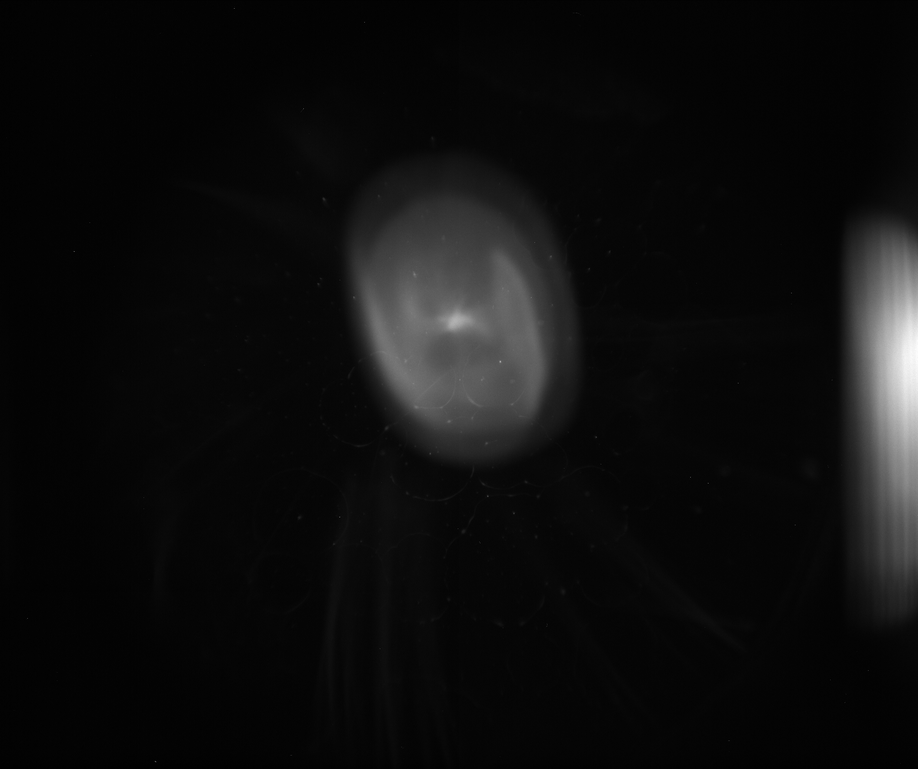
#> input picture data_samples/X101_img_0.png, 918 x 769 px, shrunk from 2448 x 2050 before the run; its folder holds 6 pictures in this run
$ python ImageAnalysisCtrRm2.py
#> lines starting #> are read from the running program, lines starting #| are printed output that depends on the picture; long printed decimals are rounded
### ImageTool.py
'''
  ImageTool.py
  description: set of functions to analyze picture from OTR/YAG viewers
  w. computation of statistical correlation matrix on the x,y beam distribution,
  Gaussian fit, etc...
  originated: P. Piot (PP), June 2015
  changes:
  - PP, 03/19/2019: some skimage feature disabled due to imcompatibility with npy 1.16,
                    fixed bug in image centering in DisplayCalImage.
		    TODO: need introduce a calibration function
  - AH, 03/15/2016: added peak normalization, and MonteCarlo functions (AH= A. Halavanau)
  - PP, 11/18/2015: merged different version + added comments on all functions
  - PP, 11/21/2015: added Kyle Capobianco-Hogan's rms calculations
'''
import numpy as np
import pylab as pyl
import matplotlib.pyplot as plt
#import pydefaults
import matplotlib.cm as cm
from matplotlib.colors import LinearSegmentedColormap
import scipy.optimize
import math
import scipy.stats
from scipy import ndimage
from cosmetics import *
from scipy import ndimage
# from skimage import feature #pp broken with numpy1.16 jan2019
# from skimage import measure #pp broken with numpy1.16 jan2019
from matplotlib.widgets import RectangleSelector

#from skimage.filters import sobel


'''
  define a beam-density friendly color map
'''

global debug

debug=1

def Load(filename):
     '''
       load an image stored in filename are return as a numpy object
     '''
     return(pyl.imread(filename))


# [117 lines left out: functions LoadAWA, ImageCenter, AutoCrop, MouseCrop, CannyCrop, DesInterlace, not called in this run]


def RemoveEdge(MyImage, edgesize):
     '''
       do a square (if possible) crop around the image center (defined as the area with
       maximum intensity)
     '''
     MyShape=np.shape(MyImage)
     return(MyImage[edgesize:MyShape[0]-edgesize,edgesize:MyShape[1]-edgesize ])


def Crop(MyImage, center, hbbox):
     '''
       do a crop around the point with coordinates center[0], center[1] with box size
       hbbox[0]*2 hbbox[1]*2

     '''
     shapec=np.shape(MyImage)
     minx=max(center[1]-hbbox[1],0)
     maxx=min(center[1]+hbbox[1],shapec[1])
     miny=max(center[0]-hbbox[0],0)
     maxy=min(center[0]+hbbox[0],shapec[0])

     if debug==1:
        print('-------------Crop()----------')
        print(center)
        print(hbbox)
        print(minx)
        print(maxx)
        print(miny)
        print(maxy)
        print('-----------------------------')

#     return(MyImage[center[1]-hbbox[1]:center[1]+hbbox[1], \
#                    center[0]-hbbox[0]:center[0]+hbbox[0]])
     return(MyImage[int(minx):int(maxx),int(miny):int(maxy)])


def DisplayImage(MyImage):
     '''
       do a crop around the image center (defined as the area with
       maximum intensity)
     '''
     plt.imshow(MyImage, aspect='auto', cmap=beam_map,origin='lower')
     plt.colorbar()
     return()


# [59 lines left out: functions Threshold, center_and_ROI, removebackground, DisplayCalibrated, not called in this run]
#     plt.colorbar()


def GetImageProjection(MyImage, cal):
     '''
       Return the horizontal and vertical projection
       cal is in um/pixel and assumed to be the same in both directions
     '''

     if debug==1:
        print('GetImageProjection shape', np.shape(MyImage))
     indexXmax=np.argmax(np.sum(MyImage,0))
     indexYmax=np.argmax(np.sum(MyImage,1))

     ImShape=np.shape(MyImage)

     calx=cal
     caly=cal


     xhist = np.sum(MyImage,0)
     yhist = np.sum(MyImage,1)

     xcoord = np.linspace(0,len(xhist),len(xhist))*calx
     ycoord = np.linspace(0,len(yhist),len(yhist))*caly

     return(xhist,yhist,xcoord,ycoord)


# [27 lines left out: function GetImageProjectionCal, not called in this run]

def DisplayCalibratedProj(MyImage, cal, fudge, center=None):
     '''
       Display a picture with superimposed histogram of the image
       return the projections (PP 4/16/19)
     '''

     print('image size:', np.shape(MyImage))
     if (center==None):
        indexXmax=np.argmax(np.sum(MyImage,0))
        indexYmax=np.argmax(np.sum(MyImage,1))
     else:
         px, py, xx, yy = GetImageProjection(MyImage, 1)
         indexXmax=np.sum(px*xx)/np.sum(px)
         indexYmax=np.sum(py*yy)/np.sum(py)
         print ("centers=", indexXmax, indexYmax)
     ImShape=np.shape(MyImage)
     calx=cal
     caly=cal

     xmin=calx*(0.-indexXmax)
     xmax=calx*(ImShape[1]-indexXmax)
     ymin=caly*(0.-indexYmax)
     ymax=caly*(ImShape[0]-indexYmax)

     xhist = np.sum(MyImage,0)/np.max(np.sum(MyImage,0))
     yhist = np.sum(MyImage,1)/np.max(np.sum(MyImage,1))

     xcoord = xmin+np.linspace(0,1,len(xhist))*(xmax-xmin)
     xhist  = ymin+ fudge*(ymax-ymin)*xhist
     ycoord = ymin+np.linspace(0,1,len(yhist))*(ymax-ymin)
     yhist  = xmin+ fudge*(xmax-xmin)*yhist

#     print ImShape
#     print indexXmax, indexYmax
     print(xmin, xmax, ymin, ymax)

     plt.imshow(MyImage, aspect='auto', cmap=beam_map,origin='lower',extent=[xmin, xmax, ymin, ymax])
     plt.plot(xcoord,xhist,color='C0',linewidth=2)
     plt.plot(yhist, ycoord,color='C1',linewidth=2)
     plt.ylim(ymin, ymax)
     plt.xlim(xmin, xmax)
#     plt.colorbar()
     return(xcoord, np.sum(MyImage,0)/np.max(np.sum(MyImage,0)), ycoord, np.sum(MyImage,1)/np.max(np.sum(MyImage,1)))


# [94 lines left out: functions DisplayCalibratedHorProj, Normalize, MonteCarloXY, not called in this run]


def FitProfile(projection, axiscoord):
     '''
       Fit the projection to a function dg()
     '''
     xhist = projection
     xaxis = axiscoord
     indexXmax=xaxis[np.argmax(xhist)]
     bkg = np.mean(xhist[0:10])
     Xmax = np.max(xhist)
     p0x  = [indexXmax,Xmax, 1.,bkg]
     print(Xmax, indexXmax, bkg)
     ErrorFunc = lambda p0x,xaxis,xhist: dg(xaxis,p0x)-xhist
     p2,success = scipy.optimize.leastsq(ErrorFunc, p0x[:], args=(xaxis,xhist))

     return(p2)


def dg(x,p0):
     '''
       Gaussian distribution used in the fitprofile function
     '''
     rv=np.zeros(len(x))
     for i in range(len(x)):
         rv[i]=p0[3]+p0[1]*math.exp(-(x[i]-p0[0])*(x[i]-p0[0])/2/p0[2]/p0[2])
     return rv


def stats1d(x, f):
    '''
       define moments of x associated to f(x)
       modified (vectorized + simplified) from Kyle's
    '''
    F0 = sum(f[:])
    F1 = sum(x[:] * f[:])
    F2 = sum(x[:]**2 * f[:])
    F3 = sum(x[:]**3 * f[:])
    F4 = sum(x[:]**4 * f[:])
    mean = F1/F0
    mu_2_r = F2/F0
    var = mu_2_r - mean**2
    std = np.sqrt(var)
    mu_3_r = F3/F0
    skew = (mu_3_r - 3.*mu_2_r*mean + 2.*mean**3) / (var*std)
    mu_4_r = F4/F0
    kurt = ((mu_4_r - 4.*mu_3_r*mean + 6.*mu_2_r*mean**2 - 3.*mean**4)
        / (var**2))
    if debug==1:
       print('mean:\t' + str(mean))
       print('std:\t' + str(std))
       print('skew:\t' + str(skew))
       print('kurt:\t' + str(kurt) + '\t(Fisher: ' + str(kurt-3.) + ')')

    return (mean, std, skew, kurt)


def stats2d(x, y, f):
    '''
       define 1st and 2nd order moments of x and y associated
       to the distributionfunction f(x,y)
    '''
    F0   = np.sum(np.sum(f))
    F1x  = np.sum(x * np.sum(f,0))
    F1y  = np.sum(y * np.sum(f,1))
    F2x  = np.sum(x**2 * np.sum(f,0))
    F2y  = np.sum(y**2 * np.sum(f,1))


    norm    = F0

    meanx   = F1x/F0
    mu_2_rx = F2x/F0
    varx    = mu_2_rx - meanx**2
    stdx    = np.sqrt(varx)

    meany   = F1y/F0
    mu_2_ry = F2y/F0
    vary    = mu_2_ry - meany**2
    stdy    = np.sqrt(vary)

    F2xy = np.sum((y-meany) * np.sum((x-meanx)*f,1))


    correl  = F2xy/norm/(stdx*stdy)

    meanI   = np.mean(np.mean(f))
    mu_2_rI = np.var(f)
    stdI    = mu_2_rI

    if debug==1:
       print('--------stats2d()-----------------')
       print('norm   :\t' + str(norm))
       print('meanx  :\t' + str(meanx))
       print('stdx   :\t' + str(stdx))
       print('meany  :\t' + str(meany))
       print('stdy   :\t' + str(stdy))
       print('correl :\t' + str(correl))
       print('----------------------------------')
#    print 'skew:\t' + str(skew)
#    print 'kurt:\t' + str(kurt) + '\t(Fisher: ' + str(kurt-3.) + ')'
    return (norm, meanx, meany, meanI, stdx, stdy, correl, stdI)


def window_scan2dthreshold (IMG, cal, Npts, threshold=0):
    '''
       compute statistics on an image with varying window as function
       of image intensity. This assumes one already took care of centering
       the image (i.e. the peak intensity is in the center of the image)

       IMG:        the image to analyse
       cal:        the pixel to mm calibration coefficient
       Npt:        number of windows
    '''

    indexXmax=np.argmax(np.sum(IMG,1))
    indexYmax=np.argmax(np.sum(IMG,0))

    histx, histy, xx, yy = GetImageProjection(IMG,cal)

    Meanx_0, dumm, dumm, dumm = stats1d(xx, histx)
    Meany_0, dumm, dumm, dumm = stats1d(yy, histy)

# start with a 5 pixel ROI
    wx = 15
    wy = 15


    norm     = np.zeros((Npts))
    meanx    = np.zeros((Npts))
    meany    = np.zeros((Npts))
    meanI    = np.zeros((Npts))
    stdx     = np.zeros((Npts))
    stdy     = np.zeros((Npts))
    stdI     = np.zeros((Npts))
    Aver_Im  = np.zeros((Npts))
    meanxOut = np.zeros((Npts))
    meanyOut = np.zeros((Npts))
    stdxOut  = np.zeros((Npts))
    stdyOut  = np.zeros((Npts))
    Wx       = np.zeros((Npts))
    Wy       = np.zeros((Npts))
    correl   = np.zeros((Npts))

    imSize   = np.shape(IMG)

# first need to get an idea of the background?
    auto=1

    epsilon=10

    i=0
#    for i in range(Npts):
    while (i<(Npts-5) and (epsilon>1.)):
        Cropped_Image=np.copy(IMG)
        if auto==1:
           if i==0:
              Wx[i] = wy
              Wy[i] = wx

           if i>0:
              Wy[i] = 4.*stdx[i-1]
              Wx[i] = Wy[i]*stdy[i-1]/stdx[i-1]

        if auto==0:
           if i==0:
              Wx[i] = wx
              Wy[i] = wy

           if i>0:
              Wy[i] = i*wx
              Wx[i] = i*wy

        histx, histy, x, y = GetImageProjection(Cropped_Image,1.)  # using pixel (force cal=1) within loop

        if debug==1:
           print("windowing ......")

        lx, ly = Cropped_Image.shape
        X, Y = np.ogrid[0:lx, 0:ly]
        mask  = (np.abs(indexXmax-X)>=round(Wx[i]))+(np.abs(indexYmax-Y)>=round(Wy[i]))

        Aver_Im [i] = np.mean(np.mean(Cropped_Image[mask]))


        if threshold==0:
           if i==0:
              Cropped_Image = Cropped_Image-Aver_Im [i]
           if i>0:
              Cropped_Image = Cropped_Image-Aver_Im [i-1]

           Cropped_Image[mask]=0.0


        shapec=np.shape(Cropped_Image)
        minxc=max(round(indexXmax-Wx[i]),0)
        maxxc=min(round(indexXmax+Wx[i]),shapec[0]-1)
        minyc=max(round(indexYmax-Wy[i]),0)
        maxyc=min(round(indexYmax+Wy[i]),shapec[1]-1)


        if debug==1:
           print("shape and cropped area")
           print(shapec)
           print(minxc)
           print(maxxc)
           print(minyc)
           print(maxyc)
           print(i)
           print(epsilon)

#        IMGf= Cropped_Image[round(indexXmax-Wx[i]):round(indexXmax+Wx[i]),round(indexYmax-Wy[i]):round(indexYmax+Wy[i])]
#        IMGf= Cropped_Image[minxc:maxxc, minyc:maxyc]
        IMGf= Crop(Cropped_Image, [indexYmax, indexXmax], [round(Wy[i]), round(Wx[i])])
	# use calibrated x,y when getting the startistics
        norm[i], meanx[i], meany[i], meanI[i], stdx[i], stdy[i], correl[i], stdI[i] = stats2d (x, y, Cropped_Image)

        if auto==1:
           if i>0:
              epsilon = np.sqrt((stdx[i]-stdx[i-1])**2+(stdy[i]-stdy[i-1])**2)
              if debug==1:
                 print("epsilon", epsilon)
        i=i+1

    return(norm[0:i-1], cal*meanx[0:i-1], cal*meany[0:i-1], meanI[0:i-1], cal*stdx[0:i-1], \
           cal*stdy[0:i-1], stdI[0:i-1], correl[0:i-1], Wx[0:i-1], Wy[0:i-1], Aver_Im[0:i-1], IMGf)


# [120 lines left out: function window_scan1d, not called in this run]

    #print '\nfull dataset (with background reduction) statistics:'
    #stats(x[:], histx_z[:], x_len)

### ImageAnalysisCtrRm2.py
#import acnet
'''

Code to test the image analysis with a robust etraction of statistical
properties of the beam
PP 06/28/2015: built from online code on clx1 quadscan_hist.py

'''

import numpy as np
import time
import os
import scipy.optimize
import math
import matplotlib.pyplot as plt
import ImageTool as imgtl
from scipy import ndimage
from cosmetics import *

# you have to change this line to the directory where the data are located in
FileDir = "./data_samples/"
# one of the data set
SubDir   = "/"
rootname = "0"

#/Users/piot/ASTA_commissioning/quadscan/X121_20150601//tight_focus/"
FilenameBkgd  ="X101_bkg_0.png"
FilenameBeam  ="X101_img_0.png"


FTsize=8

test = 0
# parameters
bbox = 200   # bounding box
cal  = 0.05  # calibration
fudge = 0.3  #
threshold = 0. # threshold (remove anything below this minimum pixel)
interlacing = 1

filenameBeam=FileDir+FilenameBeam
filenameBkgd=FileDir+FilenameBkgd

# load the image

if filenameBkgd!=None:
   IMGbeam=imgtl.Load(filenameBeam)
#> in Load, returned value is the input picture: shape (769, 918) float32; min 0, max 0.988, mean 0.0546
   IMGbkgd=imgtl.Load(filenameBkgd)
#> call 2 of Load, with filename = './data_samples/X101_bkg_0.png'
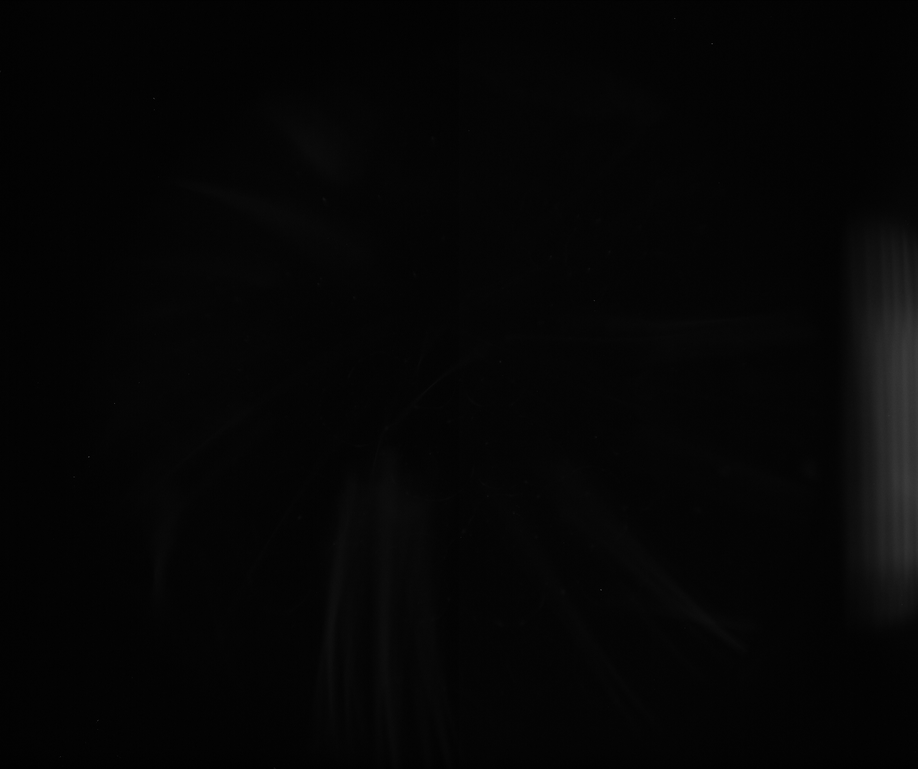
#> input picture data_samples/X101_bkg_0.png, 918 x 769 px, shrunk from 2448 x 2050 before the run
#> in Load, returned value is the input picture: shape (769, 918) float32; min 0, max 0.239, mean 0.0207
   IMG=1.*IMGbeam-IMGbkgd
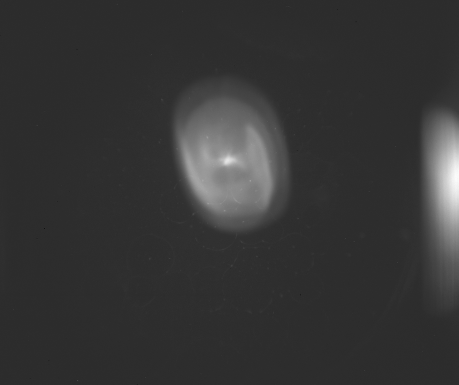
#> IMG: shape (769, 918) float32 (shown at 1/2 size); min -0.165, max 0.773, mean 0.0338; drawn with min black and max white
else:
   IMG=IMGbeam

if interlacing==1:
   IMG=ndimage.gaussian_filter(IMG, 1)
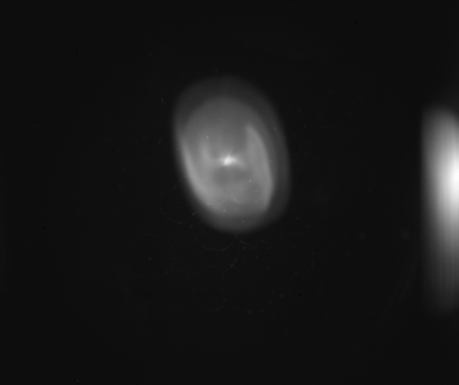
#> IMG: shape (769, 918) float32 (shown at 1/2 size); min -0.0423, max 0.76, mean 0.0338; drawn with min black and max white


# display raw image
plt.figure()
plt.subplot(2,2,1)
imgtl.DisplayImage(IMG)
plt.title('raw data::'+FilenameBeam,fontsize=FTsize)
plt.axis('off')
print('size raw:', np.shape(IMG))
#| size raw: (769, 918)
# crop image
#    plt.figure()
plt.subplot(2,2,2)
IMGc=imgtl.RemoveEdge(IMG, 100)
#> in RemoveEdge, `return(MyImage[edgesize:MyShape[0]-edgesize,edgesize:MyShape[1]-edgesi..`:
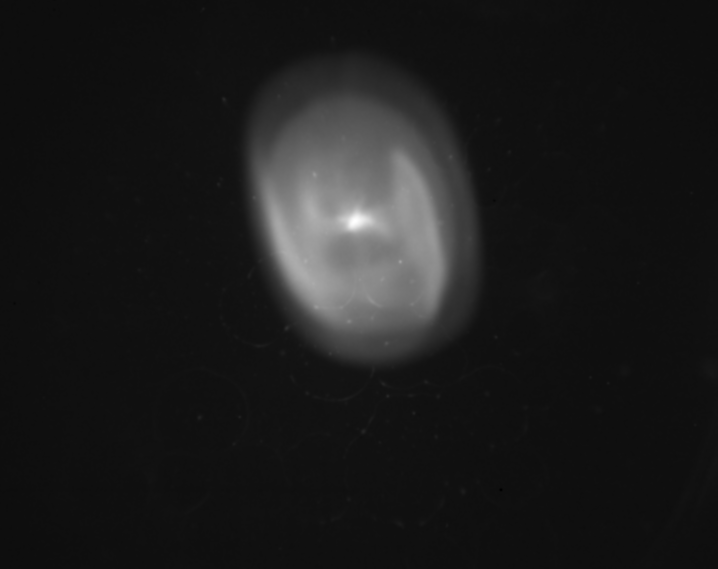
#> returned value: shape (569, 718) float32; min -0.0396, max 0.672, mean 0.0386; drawn with min black and max white
print('size removed:', np.shape(IMGc))
#| size removed: (569, 718)
imgtl.DisplayCalibratedProj(IMGc, cal, fudge)
#| image size: (569, 718)
#> in DisplayCalibratedProj, `indexXmax=np.argmax(np.sum(MyImage,0))`: indexXmax = 355
#> in DisplayCalibratedProj, `indexYmax=np.argmax(np.sum(MyImage,1))`: indexYmax = 221
#> in DisplayCalibratedProj, `xmin=calx*(0.-indexXmax)`: xmin = -17.75
#> in DisplayCalibratedProj, `xmax=calx*(ImShape[1]-indexXmax)`: xmax = 18.15
#> in DisplayCalibratedProj, `ymin=caly*(0.-indexYmax)`: ymin = -11.05
#> in DisplayCalibratedProj, `ymax=caly*(ImShape[0]-indexYmax)`: ymax = 17.4
#> in DisplayCalibratedProj, `xhist = np.sum(MyImage,0)/np.max(np.sum(MyImage,0))`: xhist = 718 values, max 1 at index 355, min 0.00882 at index 0, mean 0.257
#> in DisplayCalibratedProj, `yhist = np.sum(MyImage,1)/np.max(np.sum(MyImage,1))`: yhist = 569 values, max 1 at index 221, min 0.0268 at index 3, mean 0.321
#> in DisplayCalibratedProj, `xcoord = xmin+np.linspace(0,1,len(xhist))*(xmax-xmin)`: xcoord = 718 values from -17.75 to 18.15
#> in DisplayCalibratedProj, `xhist  = ymin+ fudge*(ymax-ymin)*xhist`: xhist = 718 values, max -2.52 at index 355, min -10.97 at index 0, mean -8.86
#> in DisplayCalibratedProj, `ycoord = ymin+np.linspace(0,1,len(yhist))*(ymax-ymin)`: ycoord = 569 values from -11.05 to 17.4
#> in DisplayCalibratedProj, `yhist  = xmin+ fudge*(xmax-xmin)*yhist`: yhist = 569 values, max -6.98 at index 221, min -17.46 at index 3, mean -14.29
#| -17.75 18.150 -11.05 17.400
plt.title('cropped'+FilenameBeam,fontsize=FTsize)
plt.axis('off')
# threshold image
#    plt.figure()
plt.subplot(2,2,3)
IMGt=ndimage.gaussian_filter(IMGc, 0)
# imgtl.Threshold(IMGc, threshold)
imgtl.DisplayCalibratedProj(IMGt, cal, fudge)
#| image size: (569, 718)
#| -17.75 18.150 -11.05 17.400
plt.title('cropped::'+FilenameBeam,fontsize=FTsize)
plt.axis('off')
# compute profiles
histx, histy, x, y = imgtl.GetImageProjection(IMGt,cal)
#| GetImageProjection shape (569, 718)
#> in GetImageProjection, `indexXmax=np.argmax(np.sum(MyImage,0))`: indexXmax = 355
#> in GetImageProjection, `indexYmax=np.argmax(np.sum(MyImage,1))`: indexYmax = 221
#> in GetImageProjection, `xhist = np.sum(MyImage,0)`: xhist = 718 values, max 85.52 at index 355, min 0.754 at index 0, mean 21.99
#> in GetImageProjection, `yhist = np.sum(MyImage,1)`: yhist = 569 values, max 86.39 at index 221, min 2.31 at index 3, mean 27.75
#> in GetImageProjection, `xcoord = np.linspace(0,len(xhist),len(xhist))*calx`: xcoord = 718 values from 0 to 35.9
#> in GetImageProjection, `ycoord = np.linspace(0,len(yhist),len(yhist))*caly`: ycoord = 569 values from 0 to 28.45
#> histx has the same summary as xhist in GetImageProjection; histy has the same summary as yhist in GetImageProjection; x = 718 values from 0 to 35.9; y = 569 values from 0 to 28.45
#    plt.figure()
plt.subplot(2,2,4)
x=x-x[np.argmax(histx)]
#> x = 718 values from -17.77 to 18.13
y=y-y[np.argmax(histy)]
#> y = 569 values from -11.07 to 17.38
plt.plot (x,histx,'-')
plt.plot (y,histy,'-')
plt.xlabel ('distance')
plt.ylabel ('population')
plt.title('profiles::'+FilenameBeam,fontsize=FTsize)
plt.show()
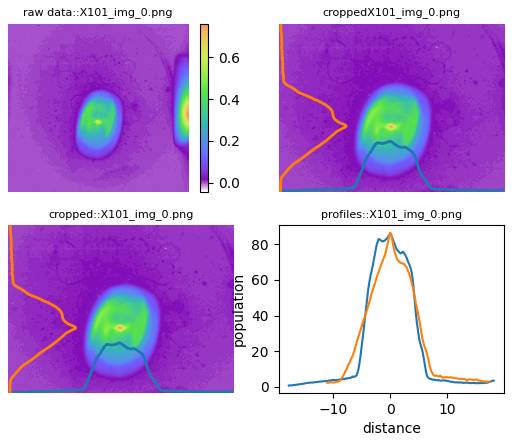
#> figure drawn by matplotlib, 5 panels; panel 5: curve peaks at x = 0, y = 85.52; panel 5: curve peaks at x = 0, y = 86.39
# RMS calculations:

imgtl.stats1d(x, histx)
#> in stats1d, `F0 = sum(f[:])`: F0 = 15787.5
#> in stats1d, `F1 = sum(x[:] * f[:])`: F1 = 2336.7
#> (the rest of the program and of its run is left out)
